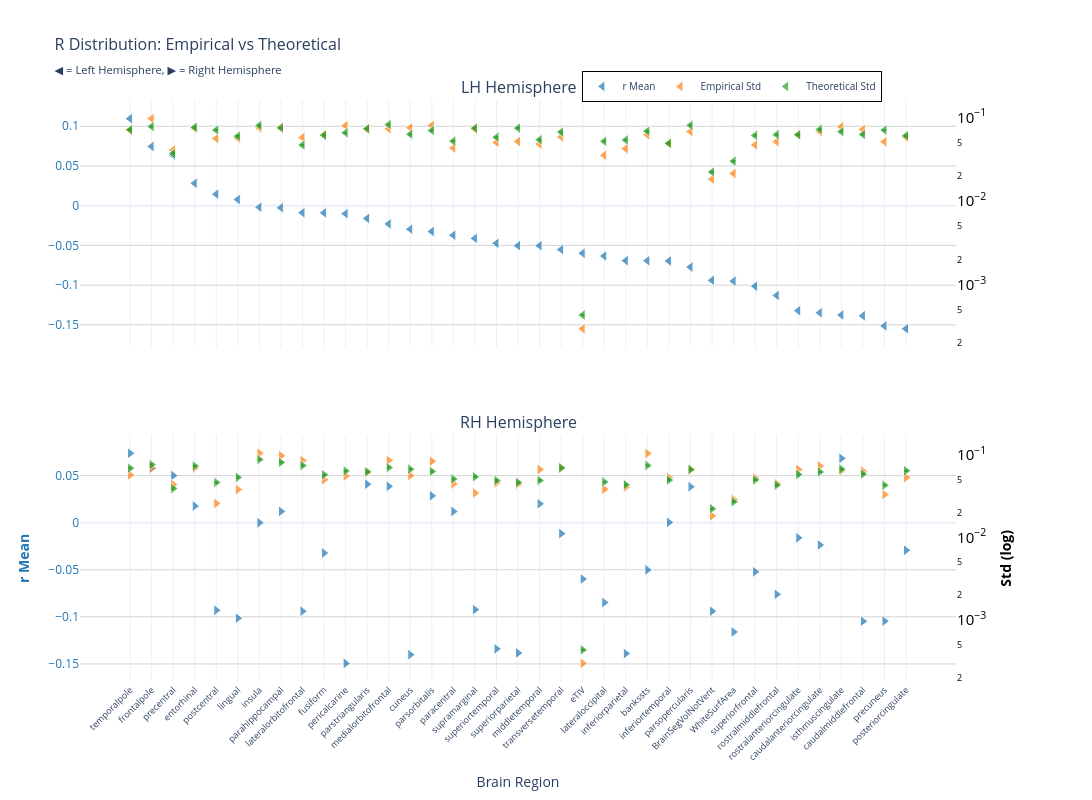
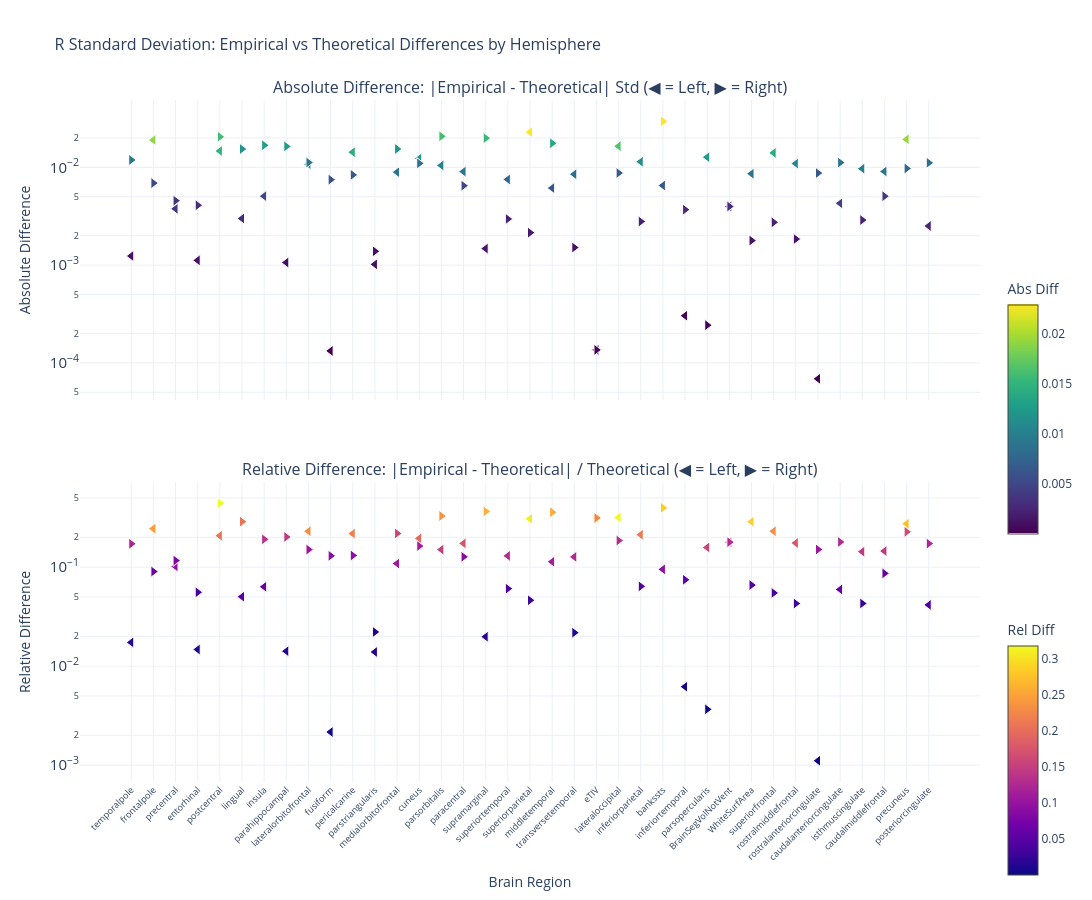

Source (notebook cell) for these figures, in order:
### Markdown cell above
### F-statistic

### Code cell
nu_nav = df_npvr[(df_npvr["study"] == "longitudinal") & (df_npvr["group"] == "HC-PD")]
data_path = stats_dir / f"partial_correlation_longitudinal_{METRIC}.parquet"
df, stats = get_test_stats(
    data_path,
    stat_functions_F,
    nu_nav,
    hemisphere=True,
    study="longitudinal",
    raw_values=True,
)
show_figure(stats, hemisphere=True, stat_name="r", study="longitudinal", metric=METRIC)

### Figure 1 — Plotly figure (JSON) as saved in the notebook; plotly's stock layout.template omitted (floating-point values rounded to 4 significant figures)
{"data": [{"hovertemplate": "<b>%{x}</b><br>Mean r: %{y:.2f}<br><extra></extra>", "legendgroup": "mean", "marker": {"color": "#1f77b4", "line": {"color": "white", "width": 1}, "opacity": 0.7, "size": 10, "symbol": "triangle-left"}, "mode": "markers", "name": "r Mean", "showlegend": true, "type": "scatter", "x": ["temporalpole", "frontalpole", "precentral", "entorhinal", "postcentral", "lingual", "insula", "parahippocampal", "lateralorbitofrontal", "fusiform", "pericalcarine", "parstriangularis", "medialorbitofrontal", "cuneus", "parsorbitalis", "paracentral", "supramarginal", "superiortemporal", "superiorparietal", "middletemporal", "transversetemporal", "eTIV", "lateraloccipital", "inferiorparietal", "bankssts", "inferiortemporal", "parsopercularis", "BrainSegVolNotVent", "WhiteSurfArea", "superiorfrontal", "rostralmiddlefrontal", "rostralanteriorcingulate", "caudalanteriorcingulate", "isthmuscingulate", "caudalmiddlefrontal", "precuneus", "posteriorcingulate"], "xaxis": "x", "y": [0.1096, 0.07456, 0.06356, 0.02815, 0.01454, 0.007794, -0.001935, -0.002479, -0.008823, -0.008997, -0.01002, -0.01598, -0.02302, -0.02958, -0.0324, -0.03721, -0.04113, -0.04743, -0.05027, -0.05037, -0.05522, -0.05989, -0.06343, -0.06919, -0.06927, -0.06958, -0.07731, -0.09396, -0.09495, -0.1014, -0.113, -0.1322, -0.1347, -0.1376, -0.1386, -0.1514, -0.1549], "yaxis": "y"}, {"hovertemplate": "<b>%{x}</b><br>Empirical Std: %{y:.3f}<br><extra></extra>", "legendgroup": "empirical", "marker": {"color": "#ff7f0e", "line": {"color": "white", "width": 1}, "opacity": 0.7, "size": 10, "symbol": "triangle-left"}, "mode": "markers", "name": "Empirical Std", "showlegend": true, "type": "scatter", "x": ["temporalpole", "frontalpole", "precentral", "entorhinal", "postcentral", "lingual", "insula", "parahippocampal", "lateralorbitofrontal", "fusiform", "pericalcarine", "parstriangularis", "medialorbitofrontal", "cuneus", "parsorbitalis", "paracentral", "supramarginal", "superiortemporal", "superiorparietal", "middletemporal", "transversetemporal", "eTIV", "lateraloccipital", "inferiorparietal", "bankssts", "inferiortemporal", "parsopercularis", "BrainSegVolNotVent", "WhiteSurfArea", "superiorfrontal", "rostralmiddlefrontal", "rostralanteriorcingulate", "caudalanteriorcingulate", "isthmuscingulate", "caudalmiddlefrontal", "precuneus", "posteriorcingulate"], "xaxis": "x", "y": [0.07012, 0.09685, 0.04081, 0.07491, 0.05609, 0.05666, 0.07511, 0.07615, 0.05753, 0.06148, 0.07983, 0.07231, 0.07321, 0.07528, 0.0801, 0.04302, 0.073, 0.0504, 0.05159, 0.048, 0.05849, 0.000297, 0.03534, 0.0423, 0.06206, 0.04872, 0.06776, 0.01829, 0.02132, 0.04688, 0.05139, 0.06202, 0.06773, 0.07735, 0.07159, 0.0512, 0.05795], "yaxis": "y2"}, {"error_y": {"array": [0.001418, 0.001546, 0.0007361, 0.001511, 0.001406, 0.001185, 0.001593, 0.001492, 0.000929, 0.001219, 0.001302, 0.001457, 0.001632, 0.001251, 0.001384, 0.001034, 0.00148, 0.001151, 0.00148, 0.001076, 0.001331, 8.6e-06, 0.001029, 0.001067, 0.001363, 0.0009741, 0.001599, 0.0004425, 0.0005947, 0.001211, 0.001238, 0.001234, 0.001431, 0.001344, 0.001242, 0.001402, 0.001201], "arrayminus": [0.00139, 0.001515, 0.0007215, 0.001481, 0.001379, 0.001162, 0.001562, 0.001462, 0.0009106, 0.001195, 0.001276, 0.001428, 0.0016, 0.001227, 0.001356, 0.001014, 0.00145, 0.001128, 0.001451, 0.001054, 0.001305, 8.43e-06, 0.001009, 0.001046, 0.001335, 0.0009548, 0.001567, 0.0004337, 0.0005829, 0.001187, 0.001214, 0.001209, 0.001403, 0.001318, 0.001217, 0.001374, 0.001177], "color": "#2ca02c", "thickness": 1, "type": "data", "visible": true, "width": 2}, "hovertemplate": "<b>%{x}</b><br>Theoretical Std: %{y:.3f}<br><extra></extra>", "legendgroup": "theoretical", "marker": {"color": "#2ca02c", "line": {"color": "white", "width": 1}, "opacity": 0.7, "size": 10, "symbol": "triangle-left"}, "mode": "markers", "name": "Theoretical Std", "showlegend": true, "type": "scatter", "x": ["temporalpole", "frontalpole", "precentral", "entorhinal", "postcentral", "lingual", "insula", "parahippocampal", "lateralorbitofrontal", "fusiform", "pericalcarine", "parstriangularis", "medialorbitofrontal", "cuneus", "parsorbitalis", "paracentral", "supramarginal", "superiortemporal", "superiorparietal", "middletemporal", "transversetemporal", "eTIV", "lateraloccipital", "inferiorparietal", "bankssts", "inferiortemporal", "parsopercularis", "BrainSegVolNotVent", "WhiteSurfArea", "superiorfrontal", "rostralmiddlefrontal", "rostralanteriorcingulate", "caudalanteriorcingulate", "isthmuscingulate", "caudalmiddlefrontal", "precuneus", "posteriorcingulate"], "xaxis": "x", "y": [0.07136, 0.0778, 0.03705, 0.07602, 0.07078, 0.05966, 0.08018, 0.07509, 0.04676, 0.06135, 0.06553, 0.07333, 0.08215, 0.06298, 0.06963, 0.05206, 0.07447, 0.05793, 0.0745, 0.05414, 0.06699, 0.0004328, 0.05181, 0.0537, 0.06857, 0.04903, 0.08047, 0.02227, 0.02993, 0.06094, 0.06231, 0.06208, 0.07202, 0.06765, 0.06251, 0.07054, 0.06046], "yaxis": "y2"}, {"hovertemplate": "<b>%{x}</b><br>Mean r: %{y:.2f}<br><extra></extra>", "legendgroup": "mean", "marker": {"color": "#1f77b4", "line": {"color": "white", "width": 1}, "opacity": 0.7, "size": 10, "symbol": "triangle-right"}, "mode": "markers", "name": "r Mean", "showlegend": false, "type": "scatter", "x": ["temporalpole", "isthmuscingulate", "frontalpole", "precentral", "parstriangularis", "medialorbitofrontal", "parsopercularis", "parsorbitalis", "middletemporal", "entorhinal", "parahippocampal", "paracentral", "inferiortemporal", "insula", "transversetemporal", "rostralanteriorcingulate", "caudalanteriorcingulate", "posteriorcingulate", "fusiform", "bankssts", "superiorfrontal", "eTIV", "rostralmiddlefrontal", "lateraloccipital", "supramarginal", "postcentral", "lateralorbitofrontal", "BrainSegVolNotVent", "lingual", "precuneus", "caudalmiddlefrontal", "WhiteSurfArea", "superiortemporal", "superiorparietal", "inferiorparietal", "cuneus", "pericalcarine"], "xaxis": "x2", "y": [0.07372, 0.06831, 0.05755, 0.05001, 0.04091, 0.03862, 0.03815, 0.02853, 0.02002, 0.01769, 0.01199, 0.01195, 0.0003813, -2.163e-05, -0.01155, -0.0161, -0.02367, -0.02927, -0.03223, -0.05011, -0.05212, -0.05989, -0.07608, -0.08477, -0.09229, -0.09301, -0.09393, -0.09396, -0.1014, -0.1045, -0.1046, -0.116, -0.134, -0.1383, -0.139, -0.1402, -0.1494], "yaxis": "y3"}, {"hovertemplate": "<b>%{x}</b><br>Empirical Std: %{y:.3f}<br><extra></extra>", "legendgroup": "empirical", "marker": {"color": "#ff7f0e", "line": {"color": "white", "width": 1}, "opacity": 0.7, "size": 10, "symbol": "triangle-right"}, "mode": "markers", "name": "Empirical Std", "showlegend": false, "type": "scatter", "x": ["temporalpole", "isthmuscingulate", "frontalpole", "precentral", "parstriangularis", "medialorbitofrontal", "parsopercularis", "parsorbitalis", "middletemporal", "entorhinal", "parahippocampal", "paracentral", "inferiortemporal", "insula", "transversetemporal", "rostralanteriorcingulate", "caudalanteriorcingulate", "posteriorcingulate", "fusiform", "bankssts", "superiorfrontal", "eTIV", "rostralmiddlefrontal", "lateraloccipital", "supramarginal", "postcentral", "lateralorbitofrontal", "BrainSegVolNotVent", "lingual", "precuneus", "caudalmiddlefrontal", "WhiteSurfArea", "superiortemporal", "superiorparietal", "inferiorparietal", "cuneus", "pericalcarine"], "xaxis": "x2", "y": [0.05726, 0.06437, 0.06958, 0.04373, 0.06119, 0.08583, 0.06672, 0.08402, 0.06675, 0.0694, 0.09768, 0.04464, 0.05329, 0.1049, 0.07098, 0.06668, 0.07345, 0.05327, 0.05008, 0.1042, 0.05264, 0.000297, 0.04496, 0.03841, 0.0345, 0.02583, 0.08563, 0.01829, 0.03807, 0.03315, 0.06369, 0.02885, 0.04597, 0.04427, 0.04086, 0.05631, 0.05549], "yaxis": "y4"}, {"error_y": {"array": [0.001374, 0.001336, 0.00152, 0.0007781, 0.001243, 0.001399, 0.001321, 0.001257, 0.000976, 0.00146, 0.001615, 0.001016, 0.0009855, 0.00175, 0.00138, 0.001151, 0.001237, 0.00128, 0.001144, 0.001483, 0.0009915, 8.6e-06, 0.0008565, 0.0009372, 0.001081, 0.0009209, 0.001479, 0.0004425, 0.001062, 0.0008524, 0.001165, 0.0005377, 0.0009724, 0.0009222, 0.0008672, 0.001337, 0.001269], "arrayminus": [0.001347, 0.00131, 0.001489, 0.0007627, 0.001219, 0.001371, 0.001295, 0.001232, 0.0009566, 0.001431, 0.001583, 0.0009959, 0.000966, 0.001715, 0.001353, 0.001128, 0.001213, 0.001254, 0.001121, 0.001453, 0.0009718, 8.43e-06, 0.0008396, 0.0009186, 0.001059, 0.0009026, 0.001449, 0.0004337, 0.001041, 0.0008354, 0.001142, 0.0005271, 0.0009531, 0.0009039, 0.00085, 0.001311, 0.001244], "color": "#2ca02c", "thickness": 1, "type": "data", "visible": true, "width": 2}, "hovertemplate": "<b>%{x}</b><br>Theoretical Std: %{y:.3f}<br><extra></extra>", "legendgroup": "theoretical", "marker": {"color": "#2ca02c", "line": {"color": "white", "width": 1}, "opacity": 0.7, "size": 10, "symbol": "triangle-right"}, "mode": "markers", "name": "Theoretical Std", "showlegend": false, "type": "scatter", "x": ["temporalpole", "isthmuscingulate", "frontalpole", "precentral", "parstriangularis", "medialorbitofrontal", "parsopercularis", "parsorbitalis", "middletemporal", "entorhinal", "parahippocampal", "paracentral", "inferiortemporal", "insula", "transversetemporal", "rostralanteriorcingulate", "caudalanteriorcingulate", "posteriorcingulate", "fusiform", "bankssts", "superiorfrontal", "eTIV", "rostralmiddlefrontal", "lateraloccipital", "supramarginal", "postcentral", "lateralorbitofrontal", "BrainSegVolNotVent", "lingual", "precuneus", "caudalmiddlefrontal", "WhiteSurfArea", "superiortemporal", "superiorparietal", "inferiorparietal", "cuneus", "pericalcarine"], "xaxis": "x2", "y": [0.06916, 0.06726, 0.07648, 0.03916, 0.06258, 0.07041, 0.06648, 0.06325, 0.04912, 0.07349, 0.08128, 0.05114, 0.0496, 0.08806, 0.06947, 0.05794, 0.06227, 0.0644, 0.05757, 0.07463, 0.0499, 0.0004328, 0.04311, 0.04717, 0.0544, 0.04635, 0.07443, 0.02227, 0.05346, 0.0429, 0.05862, 0.02706, 0.04894, 0.04641, 0.04365, 0.06729, 0.06387], "yaxis": "y4"}], "layout": {"annotations": [{"font": {"size": 16}, "showarrow": false, "text": "LH Hemisphere", "x": 0.47, "xanchor": "center", "xref": "paper", "y": 1.0, "yanchor": "bottom", "yref": "paper"}, {"font": {"size": 16}, "showarrow": false, "text": "RH Hemisphere", "x": 0.47, "xanchor": "center", "xref": "paper", "y": 0.425, "yanchor": "bottom", "yref": "paper"}], "height": 800, "hovermode": "x", "legend": {"bgcolor": "rgba(255, 255, 255, 0.9)", "bordercolor": "black", "borderwidth": 1, "font": {"size": 10}, "orientation": "h", "x": 0.7, "xanchor": "center", "y": 1.05}, "title": {"font": {"size": 16}, "text": "R Distribution: Empirical vs Theoretical<br><sub>◀ = Left Hemisphere, ▶ = Right Hemisphere</sub>"}, "width": 1400, "xaxis": {"anchor": "y", "domain": [0.0, 0.94], "matches": "x2", "showticklabels": false}, "xaxis2": {"anchor": "y3", "domain": [0.0, 0.94], "tickangle": -45, "tickfont": {"size": 9}, "title": {"text": "Brain Region"}}, "yaxis": {"anchor": "x", "domain": [0.575, 1.0], "gridcolor": "lightgray", "showgrid": true, "tickfont": {"color": "#1f77b4"}, "title": {"font": {"color": "#1f77b4"}, "text": ""}}, "yaxis2": {"anchor": "x", "exponentformat": "power", "overlaying": "y", "showgrid": false, "side": "right", "tickfont": {"color": "black"}, "title": {"font": {"color": "black"}, "text": ""}, "type": "log"}, "yaxis3": {"anchor": "x2", "domain": [0.0, 0.425], "gridcolor": "lightgray", "showgrid": true, "tickfont": {"color": "#1f77b4"}, "title": {"font": {"color": "#1f77b4"}, "text": "<b>r Mean</b>"}}, "yaxis4": {"anchor": "x2", "exponentformat": "power", "overlaying": "y3", "showgrid": false, "side": "right", "tickfont": {"color": "black"}, "title": {"font": {"color": "black"}, "text": "<b>Std (log)</b>"}, "type": "log"}}}

### Figure 2 — Plotly figure (JSON) as saved in the notebook; plotly's stock layout.template omitted (floating-point values rounded to 4 significant figures)
{"data": [{"hovertemplate": "<b>%{x}</b><br>Hemisphere: %{text}<br>Abs Diff: %{y:.4f}<br><extra></extra>", "legendgroup": "abs_lh", "marker": {"color": [0.001239, 0.01905, 0.003768, 0.001119, 0.0147, 0.002998, 0.005079, 0.001063, 0.01078, 0.0001325, 0.0143, 0.001019, 0.008933, 0.01229, 0.01046, 0.009044, 0.001475, 0.007524, 0.02292, 0.006139, 0.008504, 0.0001359, 0.01646, 0.01141, 0.006517, 0.0003037, 0.01271, 0.00398, 0.008609, 0.01406, 0.01093, 6.873e-05, 0.004286, 0.009696, 0.009082, 0.01935, 0.002511], "colorbar": {"len": 0.4, "title": {"text": "Abs Diff"}, "y": 0.75, "yanchor": "top"}, "colorscale": [[0.0, "#440154"], [0.1111, "#482878"], [0.2222, "#3e4989"], [0.3333, "#31688e"], [0.4444, "#26828e"], [0.5556, "#1f9e89"], [0.6667, "#35b779"], [0.7778, "#6ece58"], [0.8889, "#b5de2b"], [1.0, "#fde725"]], "line": {"color": "white", "width": 1}, "showscale": true, "size": 10, "symbol": "triangle-left"}, "mode": "markers", "name": "Absolute (lh)", "showlegend": false, "text": ["lh", "lh", "lh", "lh", "lh", "lh", "lh", "lh", "lh", "lh", "lh", "lh", "lh", "lh", "lh", "lh", "lh", "lh", "lh", "lh", "lh", "lh", "lh", "lh", "lh", "lh", "lh", "lh", "lh", "lh", "lh", "lh", "lh", "lh", "lh", "lh", "lh"], "type": "scatter", "x": ["temporalpole", "frontalpole", "precentral", "entorhinal", "postcentral", "lingual", "insula", "parahippocampal", "lateralorbitofrontal", "fusiform", "pericalcarine", "parstriangularis", "medialorbitofrontal", "cuneus", "parsorbitalis", "paracentral", "supramarginal", "superiortemporal", "superiorparietal", "middletemporal", "transversetemporal", "eTIV", "lateraloccipital", "inferiorparietal", "bankssts", "inferiortemporal", "parsopercularis", "BrainSegVolNotVent", "WhiteSurfArea", "superiorfrontal", "rostralmiddlefrontal", "rostralanteriorcingulate", "caudalanteriorcingulate", "isthmuscingulate", "caudalmiddlefrontal", "precuneus", "posteriorcingulate"], "xaxis": "x", "y": [0.001239, 0.01905, 0.003768, 0.001119, 0.0147, 0.002998, 0.005079, 0.001063, 0.01078, 0.0001325, 0.0143, 0.001019, 0.008933, 0.01229, 0.01046, 0.009044, 0.001475, 0.007524, 0.02292, 0.006139, 0.008504, 0.0001359, 0.01646, 0.01141, 0.006517, 0.0003037, 0.01271, 0.00398, 0.008609, 0.01406, 0.01093, 6.873e-05, 0.004286, 0.009696, 0.009082, 0.01935, 0.002511], "yaxis": "y"}, {"hovertemplate": "<b>%{x}</b><br>Hemisphere: %{text}<br>Rel Diff: %{y:.2%}<br><extra></extra>", "legendgroup": "rel_lh", "marker": {"color": [0.01737, 0.2449, 0.1017, 0.01472, 0.2076, 0.05025, 0.06334, 0.01416, 0.2305, 0.00216, 0.2182, 0.01389, 0.1087, 0.1952, 0.1502, 0.1737, 0.01981, 0.1299, 0.3076, 0.1134, 0.1269, 0.3139, 0.3178, 0.2124, 0.09503, 0.006194, 0.1579, 0.1787, 0.2876, 0.2307, 0.1754, 0.001107, 0.05952, 0.1433, 0.1453, 0.2742, 0.04153], "colorbar": {"len": 0.4, "title": {"text": "Rel Diff"}, "y": 0.25, "yanchor": "top"}, "colorscale": [[0.0, "#0d0887"], [0.1111, "#46039f"], [0.2222, "#7201a8"], [0.3333, "#9c179e"], [0.4444, "#bd3786"], [0.5556, "#d8576b"], [0.6667, "#ed7953"], [0.7778, "#fb9f3a"], [0.8889, "#fdca26"], [1.0, "#f0f921"]], "line": {"color": "white", "width": 1}, "showscale": true, "size": 10, "symbol": "triangle-left"}, "mode": "markers", "name": "Relative (lh)", "showlegend": false, "text": ["lh", "lh", "lh", "lh", "lh", "lh", "lh", "lh", "lh", "lh", "lh", "lh", "lh", "lh", "lh", "lh", "lh", "lh", "lh", "lh", "lh", "lh", "lh", "lh", "lh", "lh", "lh", "lh", "lh", "lh", "lh", "lh", "lh", "lh", "lh", "lh", "lh"], "type": "scatter", "x": ["temporalpole", "frontalpole", "precentral", "entorhinal", "postcentral", "lingual", "insula", "parahippocampal", "lateralorbitofrontal", "fusiform", "pericalcarine", "parstriangularis", "medialorbitofrontal", "cuneus", "parsorbitalis", "paracentral", "supramarginal", "superiortemporal", "superiorparietal", "middletemporal", "transversetemporal", "eTIV", "lateraloccipital", "inferiorparietal", "bankssts", "inferiortemporal", "parsopercularis", "BrainSegVolNotVent", "WhiteSurfArea", "superiorfrontal", "rostralmiddlefrontal", "rostralanteriorcingulate", "caudalanteriorcingulate", "isthmuscingulate", "caudalmiddlefrontal", "precuneus", "posteriorcingulate"], "xaxis": "x2", "y": [0.01737, 0.2449, 0.1017, 0.01472, 0.2076, 0.05025, 0.06334, 0.01416, 0.2305, 0.00216, 0.2182, 0.01389, 0.1087, 0.1952, 0.1502, 0.1737, 0.01981, 0.1299, 0.3076, 0.1134, 0.1269, 0.3139, 0.3178, 0.2124, 0.09503, 0.006194, 0.1579, 0.1787, 0.2876, 0.2307, 0.1754, 0.001107, 0.05952, 0.1433, 0.1453, 0.2742, 0.04153], "yaxis": "y2"}, {"hovertemplate": "<b>%{x}</b><br>Hemisphere: %{text}<br>Abs Diff: %{y:.4f}<br><extra></extra>", "legendgroup": "abs_rh", "marker": {"color": [0.0119, 0.002891, 0.006901, 0.004563, 0.001385, 0.01541, 0.0002432, 0.02078, 0.01763, 0.004094, 0.01639, 0.006498, 0.003694, 0.01682, 0.001514, 0.008737, 0.01118, 0.01113, 0.00749, 0.02962, 0.00274, 0.0001359, 0.001848, 0.008756, 0.0199, 0.02052, 0.0112, 0.00398, 0.0154, 0.009745, 0.00507, 0.001784, 0.002966, 0.002148, 0.002791, 0.01099, 0.008374], "colorbar": {"len": 0.4, "title": {"text": "Abs Diff"}, "y": 0.75, "yanchor": "top"}, "colorscale": [[0.0, "#440154"], [0.1111, "#482878"], [0.2222, "#3e4989"], [0.3333, "#31688e"], [0.4444, "#26828e"], [0.5556, "#1f9e89"], [0.6667, "#35b779"], [0.7778, "#6ece58"], [0.8889, "#b5de2b"], [1.0, "#fde725"]], "line": {"color": "white", "width": 1}, "showscale": false, "size": 10, "symbol": "triangle-right"}, "mode": "markers", "name": "Absolute (rh)", "showlegend": false, "text": ["rh", "rh", "rh", "rh", "rh", "rh", "rh", "rh", "rh", "rh", "rh", "rh", "rh", "rh", "rh", "rh", "rh", "rh", "rh", "rh", "rh", "rh", "rh", "rh", "rh", "rh", "rh", "rh", "rh", "rh", "rh", "rh", "rh", "rh", "rh", "rh", "rh"], "type": "scatter", "x": ["temporalpole", "isthmuscingulate", "frontalpole", "precentral", "parstriangularis", "medialorbitofrontal", "parsopercularis", "parsorbitalis", "middletemporal", "entorhinal", "parahippocampal", "paracentral", "inferiortemporal", "insula", "transversetemporal", "rostralanteriorcingulate", "caudalanteriorcingulate", "posteriorcingulate", "fusiform", "bankssts", "superiorfrontal", "eTIV", "rostralmiddlefrontal", "lateraloccipital", "supramarginal", "postcentral", "lateralorbitofrontal", "BrainSegVolNotVent", "lingual", "precuneus", "caudalmiddlefrontal", "WhiteSurfArea", "superiortemporal", "superiorparietal", "inferiorparietal", "cuneus", "pericalcarine"], "xaxis": "x", "y": [0.0119, 0.002891, 0.006901, 0.004563, 0.001385, 0.01541, 0.0002432, 0.02078, 0.01763, 0.004094, 0.01639, 0.006498, 0.003694, 0.01682, 0.001514, 0.008737, 0.01118, 0.01113, 0.00749, 0.02962, 0.00274, 0.0001359, 0.001848, 0.008756, 0.0199, 0.02052, 0.0112, 0.00398, 0.0154, 0.009745, 0.00507, 0.001784, 0.002966, 0.002148, 0.002791, 0.01099, 0.008374], "yaxis": "y"}, {"hovertemplate": "<b>%{x}</b><br>Hemisphere: %{text}<br>Rel Diff: %{y:.2%}<br><extra></extra>", "legendgroup": "rel_rh", "marker": {"color": [0.172, 0.04298, 0.09024, 0.1165, 0.02213, 0.2189, 0.003659, 0.3285, 0.3589, 0.05571, 0.2016, 0.1271, 0.07446, 0.191, 0.02179, 0.1508, 0.1795, 0.1728, 0.1301, 0.3969, 0.0549, 0.3139, 0.04287, 0.1856, 0.3658, 0.4428, 0.1505, 0.1787, 0.288, 0.2272, 0.08648, 0.06591, 0.06061, 0.04628, 0.06394, 0.1632, 0.1311], "colorbar": {"len": 0.4, "title": {"text": "Rel Diff"}, "y": 0.25, "yanchor": "top"}, "colorscale": [[0.0, "#0d0887"], [0.1111, "#46039f"], [0.2222, "#7201a8"], [0.3333, "#9c179e"], [0.4444, "#bd3786"], [0.5556, "#d8576b"], [0.6667, "#ed7953"], [0.7778, "#fb9f3a"], [0.8889, "#fdca26"], [1.0, "#f0f921"]], "line": {"color": "white", "width": 1}, "showscale": false, "size": 10, "symbol": "triangle-right"}, "mode": "markers", "name": "Relative (rh)", "showlegend": false, "text": ["rh", "rh", "rh", "rh", "rh", "rh", "rh", "rh", "rh", "rh", "rh", "rh", "rh", "rh", "rh", "rh", "rh", "rh", "rh", "rh", "rh", "rh", "rh", "rh", "rh", "rh", "rh", "rh", "rh", "rh", "rh", "rh", "rh", "rh", "rh", "rh", "rh"], "type": "scatter", "x": ["temporalpole", "isthmuscingulate", "frontalpole", "precentral", "parstriangularis", "medialorbitofrontal", "parsopercularis", "parsorbitalis", "middletemporal", "entorhinal", "parahippocampal", "paracentral", "inferiortemporal", "insula", "transversetemporal", "rostralanteriorcingulate", "caudalanteriorcingulate", "posteriorcingulate", "fusiform", "bankssts", "superiorfrontal", "eTIV", "rostralmiddlefrontal", "lateraloccipital", "supramarginal", "postcentral", "lateralorbitofrontal", "BrainSegVolNotVent", "lingual", "precuneus", "caudalmiddlefrontal", "WhiteSurfArea", "superiortemporal", "superiorparietal", "inferiorparietal", "cuneus", "pericalcarine"], "xaxis": "x2", "y": [0.172, 0.04298, 0.09024, 0.1165, 0.02213, 0.2189, 0.003659, 0.3285, 0.3589, 0.05571, 0.2016, 0.1271, 0.07446, 0.191, 0.02179, 0.1508, 0.1795, 0.1728, 0.1301, 0.3969, 0.0549, 0.3139, 0.04287, 0.1856, 0.3658, 0.4428, 0.1505, 0.1787, 0.288, 0.2272, 0.08648, 0.06591, 0.06061, 0.04628, 0.06394, 0.1632, 0.1311], "yaxis": "y2"}], "layout": {"annotations": [{"font": {"size": 16}, "showarrow": false, "text": "Absolute Difference: |Empirical - Theoretical| Std (◀ = Left, ▶ = Right)", "x": 0.5, "xanchor": "center", "xref": "paper", "y": 1.0, "yanchor": "bottom", "yref": "paper"}, {"font": {"size": 16}, "showarrow": false, "text": "Relative Difference: |Empirical - Theoretical| / Theoretical (◀ = Left, ▶ = Right)", "x": 0.5, "xanchor": "center", "xref": "paper", "y": 0.44, "yanchor": "bottom", "yref": "paper"}], "height": 900, "hovermode": "x unified", "showlegend": false, "title": {"font": {"size": 16}, "text": "R Standard Deviation: Empirical vs Theoretical Differences by Hemisphere"}, "width": 1400, "xaxis": {"anchor": "y", "domain": [0.0, 1.0], "showticklabels": false}, "xaxis2": {"anchor": "y2", "domain": [0.0, 1.0], "tickangle": -45, "tickfont": {"size": 9}, "title": {"text": "Brain Region"}}, "yaxis": {"anchor": "x", "domain": [0.56, 1.0], "exponentformat": "power", "title": {"text": "Absolute Difference"}, "type": "log"}, "yaxis2": {"anchor": "x2", "domain": [0.0, 0.44], "exponentformat": "power", "title": {"text": "Relative Difference"}, "type": "log"}}}
